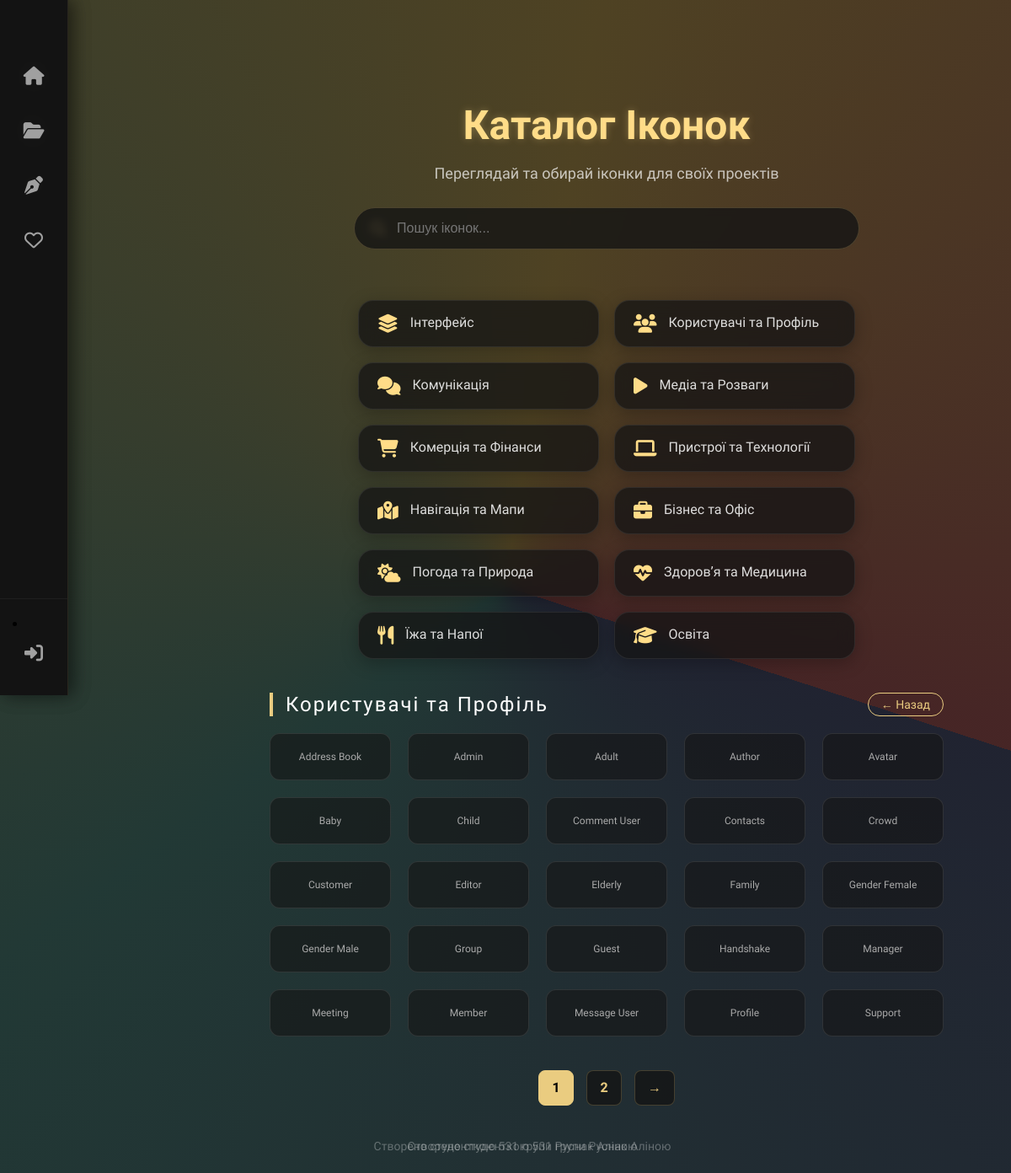
Page /php/Index.php?cat_id=2 on the committed database.
### tables this page shows
create table category (
	id int auto_increment primary key,
	name varchar(150) not null,
    icon_class varchar(100) not null
);

create table if not exists icon (
	id int auto_increment primary key,
    name varchar(100) not null,
	icon_class varchar(150),
	svg_path text,
    created_at TIMESTAMP DEFAULT CURRENT_TIMESTAMP, 
    
    category_id int not null,
foreign key (category_id) references category(id) on delete cascade
);

### php/home.php (the view, shortened to what this page needs)
<?php
require_once 'db.php';
include 'header.php';
$stmtCategories = $pdo->query("select * from category
                                order by id");
$categories = $stmtCategories->fetchAll();
$categoryId = isset($_GET['cat_id']) ? intval($_GET['cat_id']) : null;
$page = isset($_GET['page']) ? intval($_GET['page']) : 1;
$iconsPrePage = 25;
$offset = ($page - 1) * $iconsPrePage;
if ($categoryId) {
    $countStmt = $pdo->prepare("select count(*) from icon
                                    where category_id = :category_id");
    $countStmt->execute([
        ':category_id' => $categoryId
    ]);
        $totalicon = $countStmt->fetchColumn();
    $stmticon = $pdo->prepare("select * from icon
                                    where category_id = :category_id
                                        order by name
                                            limit :limit
                                                offset :offset");
    $stmticon->bindValue(':category_id' , $categoryId, PDO::PARAM_INT);
    $stmticon->bindValue(':limit' , $iconsPrePage, PDO::PARAM_INT);
    $stmticon->bindValue(':offset' , $offset, PDO::PARAM_INT);
        $stmticon->execute();
        $icons = $stmticon->fetchAll();
} else {
    $icons = [];
    $totalicon = 0;
}
$totalPages = ceil($totalicon / $iconsPrePage);
?>
<div class="container">
    <?php include "sidebar.php"; ?>
    <main class="main-content">
        <section class="hero-section">
            <h1 class="main-title">Каталог Іконок</h1>
            <p class="subtitle">Переглядай та обирай іконки для своїх проектів</p>
            <div class="search-wrapper">
                <i class="fa-solid fa-magnifying-glass search-icon"></i>
                <input type="text" id="searchInput" class="search-input" placeholder="Пошук іконок...">
            </div>
        </section>
        <section class="categories-section">
            <?php foreach ($categories as $category): ?>
                <a
                    href="?cat_id=<?php echo $category['id']; ?>"
                    class="category-card"
                >
                    <i class="<?= htmlspecialchars($category['icon_class'] ?? '') ?>"></i>
                        <span>
                            <?php echo htmlspecialchars($category['name']); ?>
                        </span>
                </a>
            <?php endforeach; ?>
        </section>
        <section class="icons-section">
        <div class="icons-header">
            <h2 class="icons-title">
                <?php
                    if($categoryId) {
                        foreach ($categories as $category) {
                            if ($category['id'] == $categoryId) {
                                echo htmlspecialchars($category['name']);
                            }
                        }
                    }
                ?>
            </h2>
                <?php if ($categoryId): ?>
                    <a href="home.php" class="back-btn">
                        ← Назад
                    </a>
                <?php endif; ?>
        </div>
            <div class="icons-grid" id="iconsGrid">
            <?php if (count($icons) > 0): ?>
                <?php foreach ($icons as $icon): ?>
                            <a
                                href="icon.php?id=<?php echo $icon['id']; ?>"
                                class="icon-card"
                                data-name="<?php echo strtolower($icon['name']); ?>"
                            >
                        <p>
                            <?= htmlspecialchars($icon['name']) ?>
                        </p>
                    </a>
                <?php endforeach; ?>
            <?php else: ?>
<?php endif; ?>
            </div>
            <div class="pagination">
                <?php for ($i = 1; $i <=$totalPages; $i++): ?>
                    <a
                        href="?<?php
                            if ($categoryId) {
                                echo 'cat_id=' . $categoryId . '&';
                            } echo 'page=' . $i;
                        ?>"
                        class="pagination-btn <?= ($page == $i) ? 'active' : '' ?>"
                    >
                        <?= $i ?>
                    </a>
                <?php endfor; ?>
                 <?php if ($page < $totalPages) : ?>
                    <a
                        href="?<?php
                            if ($categoryId) {
                                echo 'cat_id=' . $categoryId . '&';
                            } echo 'page=' . ($page + 1); ?>"
                            class="pagination-btn pagination-arrow"
                    >
                        →
                    </a>
                <?php endif; ?>
            </div>
        </section>
    </main>
</div>
<?php
include 'footer.php';
?>

### rows in the picture
category: name "Інтерфейс"
category: name "Користувачі та Профіль"
category: name "Комунікація"
category: name "Медіа та Розваги"
category: name "Комерція та Фінанси"
category: name "Пристрої та Технології"
category: name "Навігація та Мапи"
category: name "Бізнес та Офіс"
category: name "Погода та Природа"
category: name "Здоров’я та Медицина"
category: name "Їжа та Напої"
category: name "Освіта"
icon: name "Address Book"
icon: name "Admin"
icon: name "Adult"
icon: name "Author"
icon: name "Avatar"
icon: name "Baby"
icon: name "Child"
icon: name "Comment User"
icon: name "Contacts"
icon: name "Crowd"
icon: name "Customer"
icon: name "Editor"
icon: name "Elderly"
icon: name "Family"
icon: name "Gender Female"
icon: name "Gender Male"
icon: name "Group"
icon: name "Guest"
icon: name "Handshake"
icon: name "Manager"
icon: name "Meeting"
icon: name "Member"
icon: name "Message User"
icon: name "Profile"
icon: name "Support"
